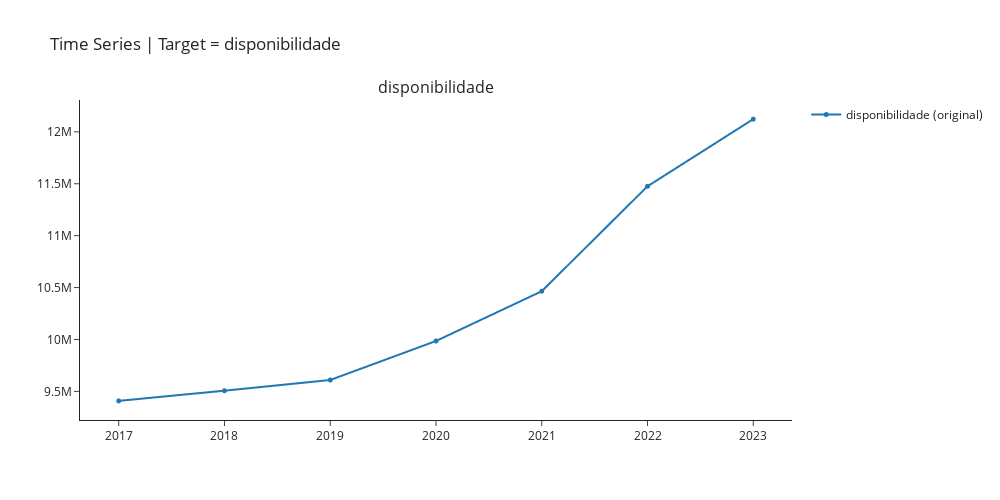

Notebook code for this chart:
### Code cell
exp.plot_model(plot="ts",fig_kwargs = {"height":500,"width":1000,"template": "simple_white","hoverinfo":"none","big_data_threshold":10})

### Figure 1 — Plotly figure (JSON) as saved in the notebook; plotly's stock layout.template omitted (floating-point values rounded to 4 significant figures)
{"data": [{"hoverinfo": "none", "line": {"width": 2}, "marker": {"size": 5}, "mode": "lines+markers", "name": "disponibilidade (original)", "type": "scattergl", "x": [2017, 2018, 2019, 2020, 2021, 2022, 2023], "xaxis": "x", "y": [9408526, 9506669, 9609533, 9985265, 10464882, 11475682, 12122515], "yaxis": "y"}], "layout": {"annotations": [{"font": {"size": 16}, "showarrow": false, "text": "disponibilidade", "x": 0.5, "xanchor": "center", "xref": "paper", "y": 1, "yanchor": "bottom", "yref": "paper"}], "autosize": false, "height": 500, "showlegend": true, "title": {"text": "Time Series | Target = disponibilidade"}, "width": 1000, "xaxis": {"anchor": "y", "domain": [0, 1]}, "yaxis": {"anchor": "x", "domain": [0, 1]}}}
